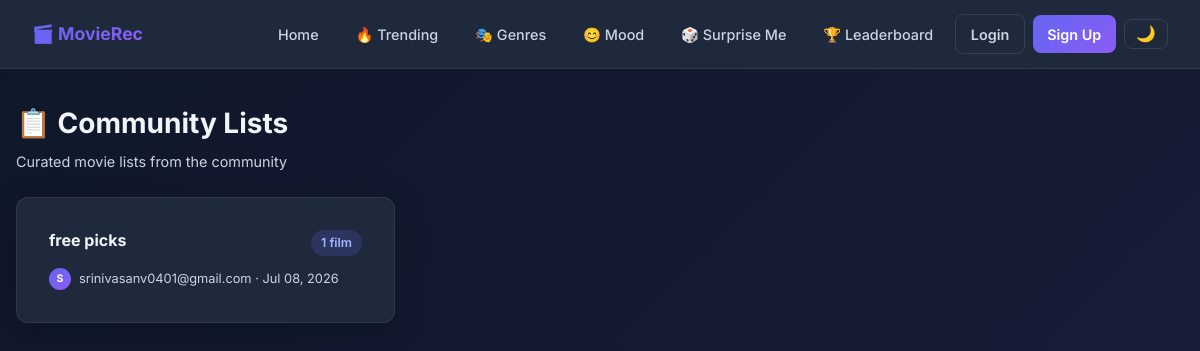
Page /lists/ on the committed database.
### recommender/models.py (models this page shows, shortened)
class MovieList(models.Model):
    owner = models.ForeignKey(User, on_delete=models.CASCADE, related_name='movie_lists')
    title = models.CharField(max_length=150)
    description = models.TextField(blank=True, max_length=500)
    slug = models.SlugField(max_length=180, unique=True, blank=True)
    is_public = models.BooleanField(default=True)
    created_at = models.DateTimeField(auto_now_add=True)
    updated_at = models.DateTimeField(auto_now=True)
    class Meta:
        ordering = ['-updated_at']

### recommender/views.py (the view)
# urls.py: path('lists/', views.lists_browse, name='lists_browse'),
@require_http_methods(["GET"])
def lists_browse(request):
    lists = MovieList.objects.filter(is_public=True).select_related('owner').annotate(
        item_count=Count('items')
    ).order_by('-updated_at')
    return render(request, 'recommender/lists_browse.html', {'lists': lists})

### recommender/templates/recommender/lists_browse.html (shortened to what this page needs)
{% extends 'recommender/base.html' %}
{% block content %}
<div class="page">
    <div style="display:flex;align-items:center;justify-content:space-between;flex-wrap:wrap;gap:1rem;margin-bottom:1.5rem">
        <div>
            <h1 style="font-size:1.75rem;font-weight:700">📋 Community Lists</h1>
            <p style="color:var(--text-muted);font-size:.9rem;margin-top:.25rem">Curated movie lists from the community</p>
        </div>
    </div>
    {% if lists %}
    <div style="display:grid;grid-template-columns:repeat(auto-fill,minmax(300px,1fr));gap:1rem">
        {% for ml in lists %}
        <a href="{% url 'recommender:list_detail' ml.slug %}" style="text-decoration:none;color:inherit">
            <div class="card" style="transition:var(--transition);height:100%">
                <div style="display:flex;align-items:flex-start;justify-content:space-between;gap:1rem;margin-bottom:.75rem">
                    <h3 style="font-size:1rem;font-weight:700;line-height:1.3">{{ ml.title }}</h3>
                    <span class="badge badge-primary">{{ ml.item_count }} film{{ ml.item_count|pluralize }}</span>
                </div>
                <div style="display:flex;align-items:center;gap:.5rem;font-size:.8rem;color:var(--text-muted);margin-top:auto">
                    <div style="width:22px;height:22px;border-radius:50%;background:linear-gradient(135deg,var(--primary),var(--secondary));display:flex;align-items:center;justify-content:center;font-size:.65rem;font-weight:700;color:#fff">{{ ml.owner.username|first|upper }}</div>
                    {{ ml.owner.username }} · {{ ml.updated_at|date:"M d, Y" }}
                </div>
            </div>
        </a>
        {% endfor %}
    </div>
    {% endif %}
</div>
{% endblock %}

### recommender/templates/recommender/base.html (style rules this page uses)
* { margin:0;padding:0;box-sizing:border-box }
:root { --primary:#6366f1;--primary-dark:#4f46e5;--secondary:#8b5cf6; --bg:#0f172a;--surface:#1e293b;--surface-light:#334155; --text:#f1f5f9;--text-muted:#cbd5e1;--error:#ef4444;--success:#10b981; --radius:12px;--transition:all 0.3s cubic-bezier(0.4,0,0.2,1); }
body { font-family:'Inter',sans-serif;background:linear-gradient(135deg,var(--bg) 0%,#1a1f3a 100%);color:var(--text);min-height:100vh;line-height:1.6;transition:background .3s,color .3s }
.page { max-width:1200px;margin:0 auto;padding:2rem 1rem 4rem }
.card { background:var(--surface);border-radius:var(--radius);padding:2rem;border:1px solid rgba(255,255,255,.07);box-shadow:0 8px 32px rgba(0,0,0,.25) }
.badge { display:inline-block;padding:.2rem .6rem;border-radius:50px;font-size:.78rem;font-weight:600 }
.badge-primary { background:rgba(99,102,241,.2);color:#a5b4fc }

### rows in the picture
MovieList: title "free picks", item_count "1", owner.username|first "S", owner.username "srinivasanv0401@gmail.com", updated_at "Jul 08, 2026"
